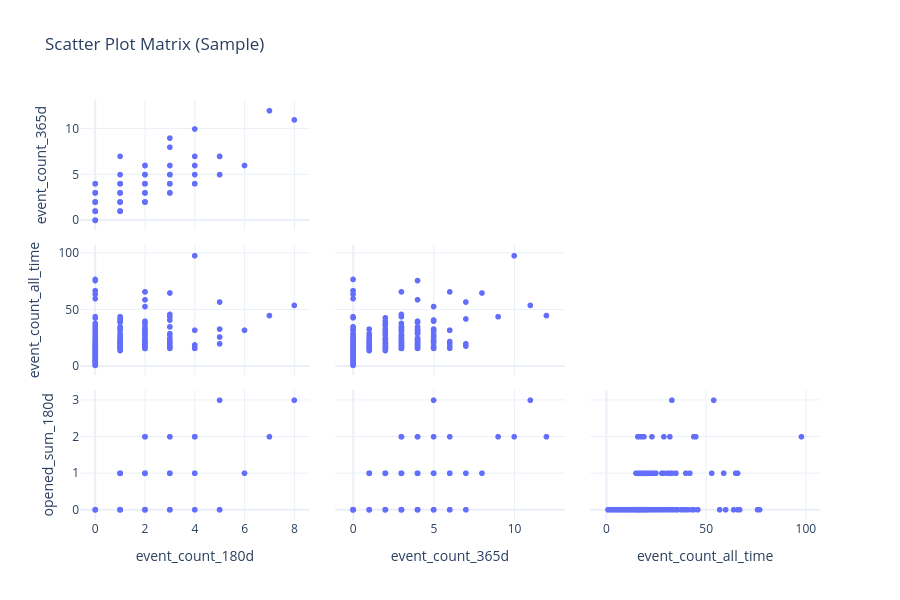

This figure's notebook cell:
### Markdown cell above
## 5.7 Scatter Plot Matrix (Sample)

Visual exploration of pairwise relationships between numeric features.

**📖 How to Read the Scatter Matrix:**
- **Diagonal**: Distribution of each feature (histogram or density)
- **Off-diagonal**: Scatter plot showing relationship between two features
- Each row/column represents one feature

**🔍 What to Look For:**

| Pattern | What It Means | Action |
|---------|--------------|--------|
| **Linear trend** (diagonal line of points) | Strong correlation | Check if redundant; may cause multicollinearity |
| **Curved pattern** | Non-linear relationship | Consider polynomial features or transformations |
| **Clusters/groups** | Natural segments in data | May benefit from segment-aware modeling |
| **Fan shape** (spreading out) | Heteroscedasticity | May need log transform or robust methods |
| **Random scatter** | No relationship | Features are independent |

**⚠️ Cautions:**
- Sample shown (max 1000 points) for performance - patterns may differ in full data
- Look for the same patterns in correlation matrix (section 4.2) to confirm

### Code cell
top_numeric = numeric_cols[:4] if len(numeric_cols) > 4 else numeric_cols

if len(top_numeric) >= 2:
    fig = charts.scatter_matrix(
        safe_sample(df[top_numeric], 1000),
        title="Scatter Plot Matrix (Sample)"
    )
    display_figure(fig)

### Figure 1 — Plotly figure (JSON) as saved in the notebook; plotly's stock layout.template omitted (floating-point values rounded to 4 significant figures; data arrays with more than 128 entries replaced by an {"elided": "..."} marker saying what was removed)
{"data": [{"diagonal": {"visible": false}, "dimensions": [{"axis": {"matches": true}, "label": "event_count_180d", "values": {"elided": "1000 int values"}}, {"axis": {"matches": true}, "label": "event_count_365d", "values": {"elided": "1000 int values"}}, {"axis": {"matches": true}, "label": "event_count_all_time", "values": {"elided": "1000 int values"}}, {"axis": {"matches": true}, "label": "opened_sum_180d", "values": {"elided": "1000 int values"}}], "hovertemplate": "%{xaxis.title.text}=%{x}<br>%{yaxis.title.text}=%{y}<extra></extra>", "legendgroup": "", "marker": {"color": "#636efa", "symbol": "circle"}, "name": "", "showlegend": false, "showupperhalf": false, "type": "splom"}], "layout": {"autosize": true, "dragmode": "select", "height": 600, "legend": {"tracegroupgap": 0}, "title": {"text": "Scatter Plot Matrix (Sample)"}}}
